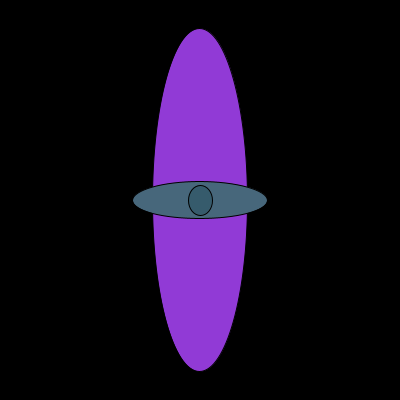
Frame 1 (no input)
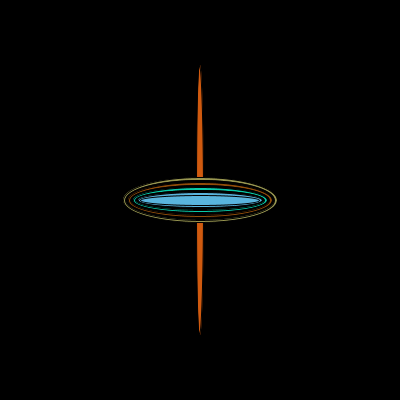
Frame 60 (the mouse pressed at the canvas centre just before this capture)
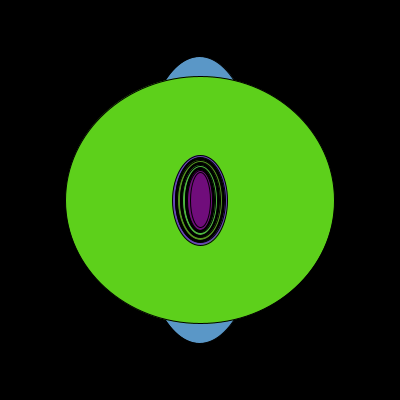
Frame 120 (the mouse held since frame 60 and released just before this capture)

The Processing sketch that drew these frames (run headless with seeded random() and noise(); from frame 60 on, the mouse is pressed at the canvas centre):

// Processing sketch: processing_15454
// ── processing_15454.pde


int centerx;
int centery;
int x=0;
int y=0; 

void setup()
{
size (400, 400);
smooth();
frameRate(30);
}

void draw()
{
  centerx=width/2;
  centery=height/2;
  x=x+11;
  y=y+5;
 
  background (0);
  
   fill(random (225),random(225),random(225));
   ellipse(width/2,height/2,random(width),random(height)); 
   fill(random (225),random(225),random(225));
   ellipse(width/2,height/2,random(width),random(height)); 
   fill(random (225),random(225),random(225));
   ellipse(centerx,centery,x,y);
   fill(0);
   ellipse(centerx,centery,x-5,y-5);
   fill(random (225),random(225),random(225));
   ellipse(centerx,centery,x-10,y-10);
   fill(0);
   ellipse(centerx,centery,x-15,y-15); 
   fill(random (225),random(225),random(225));
   ellipse(centerx,centery,x-20,y-20);
   fill(0);
   ellipse(centerx,centery,x-25,y-25);  
   fill(random (225),random(225),random(225));
   ellipse(centerx,centery,x-30,y-30);
   ellipse(centerx,centery,x-35,y-35); 
  
   if (x>250) {x=0;}
   if (y>250) {y=0;}
   
}


void keyPressed(){
  if (key == 'p'){
  noLoop();}   
if (key == 'r'){
    loop();}
 
}
